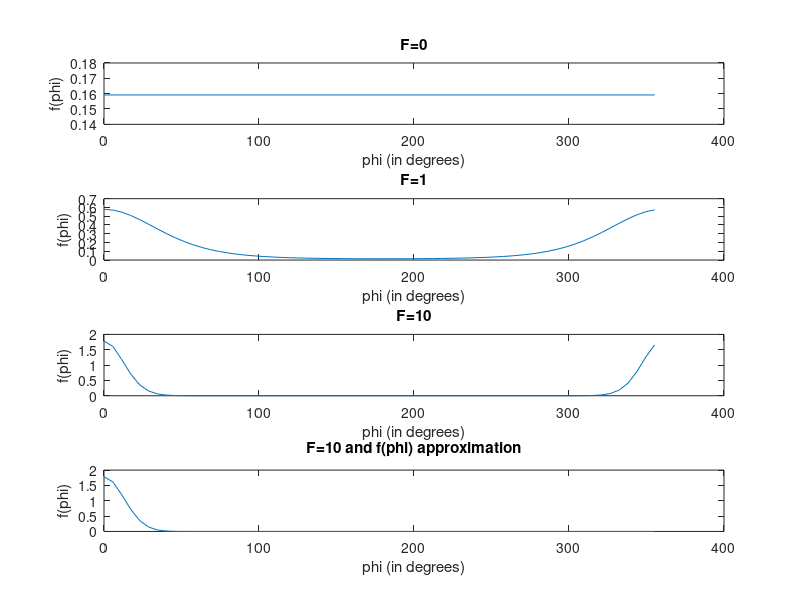

The MATLAB source for this figure:

p = (0:0.1:2*pi);
%x = sin(p);

%plot(p, x);

%y = (1/(2*pi))

figure();

subplot(4,1,1);
F = 0;
%f = (1/(2*pi)) .* ( exp(-F) + ( sqrt(pi*F) .* cos(p) .* exp(-F .* sin(p) .* sin(p)) * (1 + erf(sqrt(F) .* cos(p))) ));
f = (1/(2*pi)) .* (exp(-F) + (sqrt(pi*F) .* cos(p) .* exp(-F .* sin(p) .* sin(p)) .* (1 + erf(sqrt(F) .* cos(p))) )) ;
plot(p.*180/pi, f);
xlabel("phi (in degrees)");
ylabel("f(phi)");
title("F=0");

subplot(4,1,2);
F = 1;
f = (1/(2*pi)) .* (exp(-F) + (sqrt(pi*F) .* cos(p) .* exp(-F .* sin(p) .* sin(p)) .* (1 + erf(sqrt(F) .* cos(p))) )) ;
plot(p.*180/pi, f);
xlabel("phi (in degrees)");
ylabel("f(phi)");
title("F=1");

subplot(4,1,3);
F = 10;
f = (1/(2*pi)) .* (exp(-F) + (sqrt(pi*F) .* cos(p) .* exp(-F .* sin(p) .* sin(p)) .* (1 + erf(sqrt(F) .* cos(p))) )) ;
plot(p.*180/pi, f);
xlabel("phi (in degrees)");
ylabel("f(phi)");
title("F=10");


subplot(4,1,4);
F = 10;
f = sqrt(F/pi)*(exp(-F.*p.*p));
plot(p.*180/pi, f);
xlabel("phi (in degrees)");
ylabel("f(phi)");
title("F=10 and f(phi) approximation");

